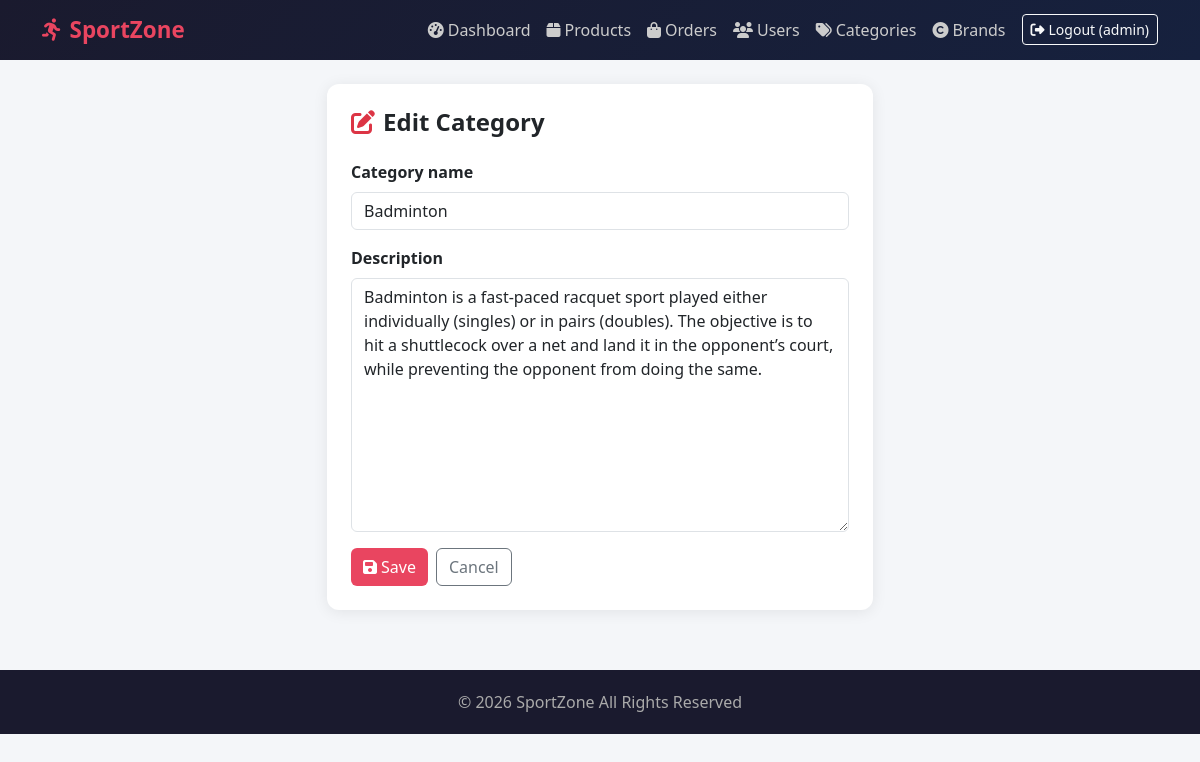
Screenshot of /dashboard/categories/edit/1/ (signed in) with the database file from the repository.
### store/models.py (models this page shows, shortened)
class User(AbstractUser):
    ROLE_CHOICES = (
        ('admin', 'Admin'),
        ('customer', 'Customer'),
    )
    phone   = models.CharField(max_length=15, blank=True, null=True)
    address = models.TextField(blank=True, null=True)
    role    = models.CharField(max_length=10, choices=ROLE_CHOICES, default='customer')

class Category(models.Model):
    category_name = models.CharField(max_length=100)
    description   = models.TextField(blank=True, null=True)
    class Meta:
        verbose_name_plural = "Categories"

### store/views.py (the view)
# urls.py: path('dashboard/categories/edit/<int:pk>/',      views.admin_edit_category_view,   name='admin_edit_category'),
@login_required
def admin_edit_category_view(request, pk):
    if not (request.user.role == 'admin' or request.user.is_superuser):
        return redirect('home')
    category = get_object_or_404(Category, pk=pk)
    form     = CategoryForm(instance=category)
    if request.method == 'POST':
        form = CategoryForm(request.POST, instance=category)
        if form.is_valid():
            form.save()
            messages.success(request, 'Category updated!')
            return redirect('admin_categories')
    return render(request, 'store/admin_category_brand_form.html', {
        'form' : form,
        'title': 'Edit Category',
        'back' : 'admin_categories',
    })

### store/forms.py
class CategoryForm(forms.ModelForm):
    class Meta:
        model  = Category
        fields = ['category_name', 'description']
    def __init__(self, *args, **kwargs):
        super().__init__(*args, **kwargs)
        for field in self.fields.values():
            field.widget.attrs['class'] = 'form-control'

### store/templates/store/admin_category_brand_form.html (shortened to what this page needs)
{% extends 'store/base.html' %}
{% block content %}
<div class="row justify-content-center">
    <div class="col-md-6">
        <div class="card p-4">
            <h4 class="fw-bold mb-4">
                <i class="fas fa-edit me-2 text-danger"></i>{{ title }}
            </h4>
            <form method="POST">
                {% for field in form %}
                <div class="mb-3">
                    <label class="form-label fw-semibold">{{ field.label }}</label>
                    {{ field }}
                </div>
                {% endfor %}
                <div class="d-flex gap-2 mt-3">
                    <button type="submit" class="btn btn-primary">
                        <i class="fas fa-save me-1"></i>Save
                    </button>
                    <a href="{% url back %}" class="btn btn-outline-secondary">Cancel</a>
                </div>
            </form>
        </div>
    </div>
</div>
{% endblock %}

### store/templates/store/base.html (shortened to what this page needs)
<!DOCTYPE html>
<html lang="en">
<head>
    <link href="https://cdn.jsdelivr.net/npm/bootstrap@5.3.0/dist/css/bootstrap.min.css" rel="stylesheet">
    <link href="https://cdnjs.cloudflare.com/ajax/libs/font-awesome/6.4.0/css/all.min.css" rel="stylesheet">
</head>
<body>
    {% if user.is_authenticated %}
    <nav class="navbar navbar-expand-lg">
        <div class="container">
            <a class="navbar-brand" href="{% url 'home' %}">
                <i class="fas fa-running me-2"></i>SportZone
            </a>
            <div class="collapse navbar-collapse" id="navbarNav">
                <ul class="navbar-nav ms-auto align-items-center">
                    {% if user.role == 'admin' or user.is_superuser %}
                    <li class="nav-item">
                        <a class="nav-link" href="{% url 'admin_dashboard' %}">
                            <i class="fas fa-tachometer-alt me-1"></i>Dashboard
                        </a>
                    </li>
                    <li class="nav-item">
                        <a class="nav-link" href="{% url 'admin_products' %}">
                            <i class="fas fa-box me-1"></i>Products
                        </a>
                    </li>
                    <li class="nav-item">
                        <a class="nav-link" href="{% url 'admin_orders' %}">
                            <i class="fas fa-shopping-bag me-1"></i>Orders
                        </a>
                    </li>
                    <li class="nav-item">
                        <a class="nav-link" href="{% url 'admin_users' %}">
                            <i class="fas fa-users me-1"></i>Users
                        </a>
                    </li>
                    <li class="nav-item">
                        <a class="nav-link" href="{% url 'admin_categories' %}">
                            <i class="fas fa-tags me-1"></i>Categories
                        </a>
                    </li>
                    <li class="nav-item">
                        <a class="nav-link" href="{% url 'admin_brands' %}">
                            <i class="fas fa-copyright me-1"></i>Brands
                        </a>
                    </li>
                    {% endif %}
                    <li class="nav-item ms-2">
                        <a class="btn btn-sm btn-outline-light" href="{% url 'logout' %}">
                            <i class="fas fa-sign-out-alt me-1"></i>Logout ({{ user.username }})
                        </a>
                    </li>
                </ul>
            </div>
        </div>
    </nav>
    {% endif %}
    <div class="container mt-4">
        {% block content %}{% endblock %}
    </div>
    <footer class="text-center">
        <p class="mb-0">© 2026 SportZone All Rights Reserved</p>
    </footer>
</body>
</html>

### store/templates/store/base.html (style rules this page uses)
body { background: #f4f6f9; font-family: 'Segoe UI', sans-serif; }
.navbar { background: linear-gradient(135deg, #1a1a2e, #16213e); }
.navbar-brand { font-weight: 700; font-size: 1.4rem; color: #e94560 !important; }
.nav-link { color: #ccc !important; }
.btn-primary { background: #e94560; border: none; }
.card { border: none; border-radius: 12px; box-shadow: 0 2px 15px rgba(0, 0, 0, 0.08); }
footer { background: #1a1a2e; color: #aaa; padding: 20px 0; margin-top: 60px; }

### rows the page displays
User: username "admin"
Category: form "Badminton" "Badminton is a fast-paced racquet sport played either individually (singles) or in pairs (doubles). The objective is to hit a shuttlecock over a net and land it in the opponent’s court, while preventing the opponent from doing the same."

### other values shown
{{ title }} "Edit Category"
{{ field.label }} "Category name" "Description"
